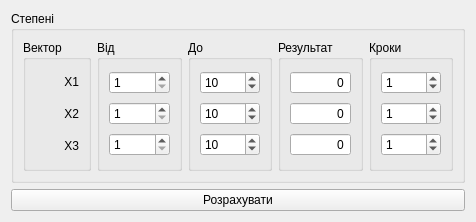
<?xml version="1.0" encoding="UTF-8"?>
<ui version="4.0">
 <class>Form</class>
 <widget class="QWidget" name="Form">
  <property name="geometry">
   <rect>
    <x>0</x>
    <y>0</y>
    <width>476</width>
    <height>222</height>
   </rect>
  </property>
  <property name="windowTitle">
   <string>Brute Force</string>
  </property>
  <layout class="QVBoxLayout" name="verticalLayout">
   <item>
    <widget class="QGroupBox" name="groupBox">
     <property name="title">
      <string>Степені</string>
     </property>
     <layout class="QHBoxLayout" name="horizontalLayout">
      <item>
       <widget class="QGroupBox" name="groupBox_5">
        <property name="sizePolicy">
         <sizepolicy hsizetype="Preferred" vsizetype="Preferred">
          <horstretch>0</horstretch>
          <verstretch>0</verstretch>
         </sizepolicy>
        </property>
        <property name="title">
         <string>Вектор</string>
        </property>
        <layout class="QVBoxLayout" name="verticalLayout_2">
         <item>
          <widget class="QLabel" name="label">
           <property name="text">
            <string>X1</string>
           </property>
           <property name="alignment">
            <set>Qt::AlignRight|Qt::AlignTrailing|Qt::AlignVCenter</set>
           </property>
          </widget>
         </item>
         <item>
          <widget class="QLabel" name="label_2">
           <property name="text">
            <string>X2</string>
           </property>
           <property name="alignment">
            <set>Qt::AlignRight|Qt::AlignTrailing|Qt::AlignVCenter</set>
           </property>
          </widget>
         </item>
         <item>
          <widget class="QLabel" name="label_3">
           <property name="text">
            <string>X3</string>
           </property>
           <property name="alignment">
            <set>Qt::AlignRight|Qt::AlignTrailing|Qt::AlignVCenter</set>
           </property>
          </widget>
         </item>
        </layout>
       </widget>
      </item>
      <item>
       <widget class="QGroupBox" name="groupBox_2">
        <property name="sizePolicy">
         <sizepolicy hsizetype="Expanding" vsizetype="Preferred">
          <horstretch>0</horstretch>
          <verstretch>0</verstretch>
         </sizepolicy>
        </property>
        <property name="title">
         <string>Від</string>
        </property>
        <layout class="QVBoxLayout" name="verticalLayout_3">
         <item>
          <widget class="QSpinBox" name="from_1">
           <property name="minimum">
            <number>1</number>
           </property>
          </widget>
         </item>
         <item>
          <widget class="QSpinBox" name="from_2">
           <property name="minimum">
            <number>1</number>
           </property>
          </widget>
         </item>
         <item>
          <widget class="QSpinBox" name="from_3">
           <property name="minimum">
            <number>1</number>
           </property>
          </widget>
         </item>
        </layout>
       </widget>
      </item>
      <item>
       <widget class="QGroupBox" name="groupBox_3">
        <property name="sizePolicy">
         <sizepolicy hsizetype="Expanding" vsizetype="Preferred">
          <horstretch>0</horstretch>
          <verstretch>0</verstretch>
         </sizepolicy>
        </property>
        <property name="title">
         <string>До</string>
        </property>
        <layout class="QVBoxLayout" name="verticalLayout_4">
         <item>
          <widget class="QSpinBox" name="to_1">
           <property name="value">
            <number>10</number>
           </property>
          </widget>
         </item>
         <item>
          <widget class="QSpinBox" name="to_2">
           <property name="value">
            <number>10</number>
           </property>
          </widget>
         </item>
         <item>
          <widget class="QSpinBox" name="to_3">
           <property name="buttonSymbols">
            <enum>QAbstractSpinBox::UpDownArrows</enum>
           </property>
           <property name="value">
            <number>10</number>
           </property>
          </widget>
         </item>
        </layout>
       </widget>
      </item>
      <item>
       <widget class="QGroupBox" name="groupBox_4">
        <property name="sizePolicy">
         <sizepolicy hsizetype="Expanding" vsizetype="Preferred">
          <horstretch>0</horstretch>
          <verstretch>0</verstretch>
         </sizepolicy>
        </property>
        <property name="title">
         <string>Результат</string>
        </property>
        <layout class="QVBoxLayout" name="verticalLayout_5">
         <item>
          <widget class="QSpinBox" name="res_1">
           <property name="alignment">
            <set>Qt::AlignRight|Qt::AlignTrailing|Qt::AlignVCenter</set>
           </property>
           <property name="readOnly">
            <bool>true</bool>
           </property>
           <property name="buttonSymbols">
            <enum>QAbstractSpinBox::NoButtons</enum>
           </property>
          </widget>
         </item>
         <item>
          <widget class="QSpinBox" name="res_2">
           <property name="alignment">
            <set>Qt::AlignRight|Qt::AlignTrailing|Qt::AlignVCenter</set>
           </property>
           <property name="readOnly">
            <bool>true</bool>
           </property>
           <property name="buttonSymbols">
            <enum>QAbstractSpinBox::NoButtons</enum>
           </property>
          </widget>
         </item>
         <item>
          <widget class="QSpinBox" name="res_3">
           <property name="alignment">
            <set>Qt::AlignRight|Qt::AlignTrailing|Qt::AlignVCenter</set>
           </property>
           <property name="readOnly">
            <bool>true</bool>
           </property>
           <property name="buttonSymbols">
            <enum>QAbstractSpinBox::NoButtons</enum>
           </property>
          </widget>
         </item>
        </layout>
       </widget>
      </item>
      <item>
       <widget class="QGroupBox" name="groupBox_6">
        <property name="sizePolicy">
         <sizepolicy hsizetype="Expanding" vsizetype="Preferred">
          <horstretch>0</horstretch>
          <verstretch>0</verstretch>
         </sizepolicy>
        </property>
        <property name="title">
         <string>Кроки</string>
        </property>
        <layout class="QGridLayout" name="gridLayout">
         <item row="0" column="0">
          <widget class="QSpinBox" name="st_1">
           <property name="value">
            <number>1</number>
           </property>
          </widget>
         </item>
         <item row="1" column="0">
          <widget class="QSpinBox" name="st_2">
           <property name="value">
            <number>1</number>
           </property>
          </widget>
         </item>
         <item row="2" column="0">
          <widget class="QSpinBox" name="st_3">
           <property name="value">
            <number>1</number>
           </property>
          </widget>
         </item>
        </layout>
       </widget>
      </item>
     </layout>
    </widget>
   </item>
   <item>
    <widget class="QPushButton" name="pushButton">
     <property name="text">
      <string>Розрахувати</string>
     </property>
    </widget>
   </item>
  </layout>
 </widget>
 <resources/>
 <connections>
  <connection>
   <sender>pushButton</sender>
   <signal>clicked()</signal>
   <receiver>Form</receiver>
   <slot>triggered()</slot>
   <hints>
    <hint type="sourcelabel">
     <x>199</x>
     <y>151</y>
    </hint>
    <hint type="destinationlabel">
     <x>199</x>
     <y>149</y>
    </hint>
   </hints>
  </connection>
 </connections>
 <slots>
  <slot>triggered()</slot>
 </slots>
</ui>
